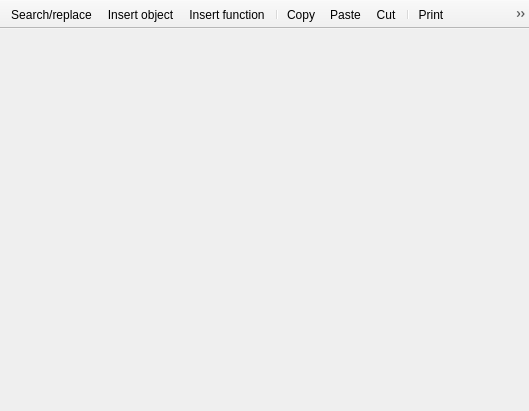
<?xml version="1.0" encoding="UTF-8"?>
<ui version="4.0">
 <class>scriptwindow</class>
 <widget class="QMainWindow" name="scriptwindow">
  <property name="geometry">
   <rect>
    <x>0</x>
    <y>0</y>
    <width>529</width>
    <height>411</height>
   </rect>
  </property>
  <property name="windowTitle">
   <string>GameScript code editor</string>
  </property>
  <widget class="QWidget" name="centralwidget">
   <layout class="QVBoxLayout" name="verticalLayout">
    <property name="spacing">
     <number>0</number>
    </property>
    <property name="margin">
     <number>0</number>
    </property>
    <item>
     <widget class="QWidget" name="Sourcezone" native="true">
      <property name="sizePolicy">
       <sizepolicy hsizetype="Expanding" vsizetype="Preferred">
        <horstretch>0</horstretch>
        <verstretch>0</verstretch>
       </sizepolicy>
      </property>
      <layout class="QHBoxLayout" name="horizontalLayout_2">
       <property name="spacing">
        <number>0</number>
       </property>
       <property name="margin">
        <number>0</number>
       </property>
      </layout>
     </widget>
    </item>
   </layout>
  </widget>
  <widget class="QToolBar" name="toolBar">
   <property name="windowTitle">
    <string>toolBar</string>
   </property>
   <property name="movable">
    <bool>false</bool>
   </property>
   <property name="iconSize">
    <size>
     <width>16</width>
     <height>16</height>
    </size>
   </property>
   <property name="floatable">
    <bool>false</bool>
   </property>
   <attribute name="toolBarArea">
    <enum>TopToolBarArea</enum>
   </attribute>
   <attribute name="toolBarBreak">
    <bool>false</bool>
   </attribute>
   <addaction name="actionSearch_Replace"/>
   <addaction name="actionInsert_object"/>
   <addaction name="actionInsert_function"/>
   <addaction name="separator"/>
   <addaction name="actionCopy"/>
   <addaction name="actionPaste"/>
   <addaction name="actionCut"/>
   <addaction name="separator"/>
   <addaction name="actionPrint"/>
   <addaction name="actionLanguage_help"/>
  </widget>
  <action name="actionSearch_Replace">
   <property name="icon">
    <iconset resource="../sharedcode/resources.qrc">
     <normaloff>:/resources/RES/ffficons/magnifier.png</normaloff>:/resources/RES/ffficons/magnifier.png</iconset>
   </property>
   <property name="text">
    <string>Search/replace</string>
   </property>
  </action>
  <action name="actionInsert_function">
   <property name="icon">
    <iconset resource="../sharedcode/resources.qrc">
     <normaloff>:/resources/RES/ffficons/sum.png</normaloff>:/resources/RES/ffficons/sum.png</iconset>
   </property>
   <property name="text">
    <string>Insert function</string>
   </property>
  </action>
  <action name="actionCopy">
   <property name="icon">
    <iconset resource="../sharedcode/resources.qrc">
     <normaloff>:/resources/RES/ffficons/page_white_copy.png</normaloff>:/resources/RES/ffficons/page_white_copy.png</iconset>
   </property>
   <property name="text">
    <string>Copy</string>
   </property>
  </action>
  <action name="actionPaste">
   <property name="icon">
    <iconset resource="../sharedcode/resources.qrc">
     <normaloff>:/resources/RES/ffficons/page_white_paste.png</normaloff>:/resources/RES/ffficons/page_white_paste.png</iconset>
   </property>
   <property name="text">
    <string>Paste</string>
   </property>
  </action>
  <action name="actionCut">
   <property name="icon">
    <iconset resource="../sharedcode/resources.qrc">
     <normaloff>:/resources/RES/ffficons/cut.png</normaloff>:/resources/RES/ffficons/cut.png</iconset>
   </property>
   <property name="text">
    <string>Cut</string>
   </property>
  </action>
  <action name="actionInsert_object">
   <property name="icon">
    <iconset resource="../sharedcode/resources.qrc">
     <normaloff>:/resources/RES/ffficons/brick.png</normaloff>:/resources/RES/ffficons/brick.png</iconset>
   </property>
   <property name="text">
    <string>Insert object</string>
   </property>
  </action>
  <action name="actionLanguage_help">
   <property name="icon">
    <iconset resource="../sharedcode/resources.qrc">
     <normaloff>:/resources/RES/ffficons/help.png</normaloff>:/resources/RES/ffficons/help.png</iconset>
   </property>
   <property name="text">
    <string>GameScript help</string>
   </property>
  </action>
  <action name="actionPrint">
   <property name="icon">
    <iconset resource="../sharedcode/resources.qrc">
     <normaloff>:/resources/RES/ffficons/printer.png</normaloff>:/resources/RES/ffficons/printer.png</iconset>
   </property>
   <property name="text">
    <string>Print</string>
   </property>
  </action>
 </widget>
 <resources>
  <include location="../sharedcode/resources.qrc"/>
  <include location="../sharedcode/resources.qrc"/>
  <include location="../sharedcode/resources.qrc"/>
  <include location="../sharedcode/resources.qrc"/>
 </resources>
 <connections/>
</ui>
